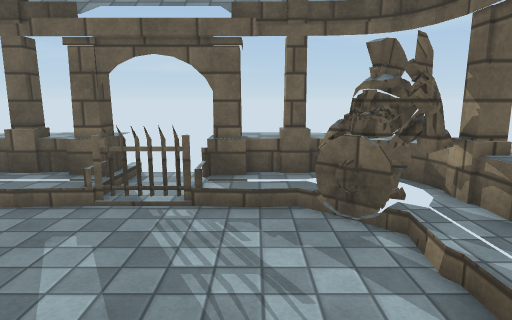
[1] (above)

12 first-person views from a walk through a Unity game level. The camera is 1.4 m above the floor, tilts 10° down and sees 75° across. The floor is counted in squares, 0.5 m on a side. Each view is taken from the middle of a square. On the plan, view 1 faces up. The plan holds only what a view shows up to about 20 squares ahead; the rest is blank. The place goes on beyond the plan. The player is left out. Surface patterns are stand-ins for the level's own textures.

[2]
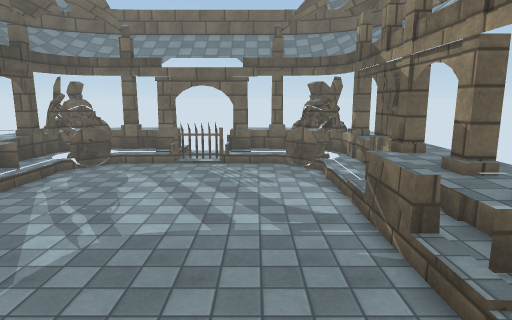

[3]
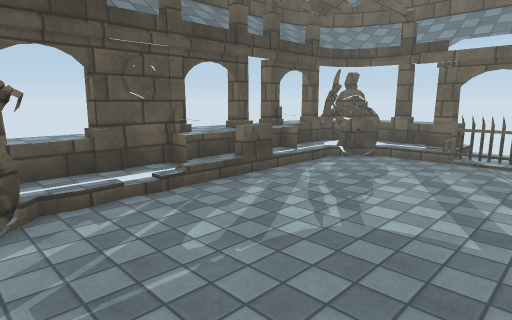

[4]
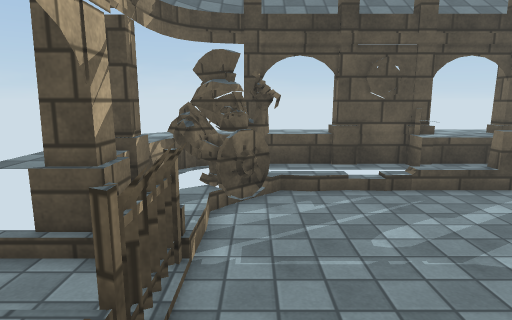

[5]
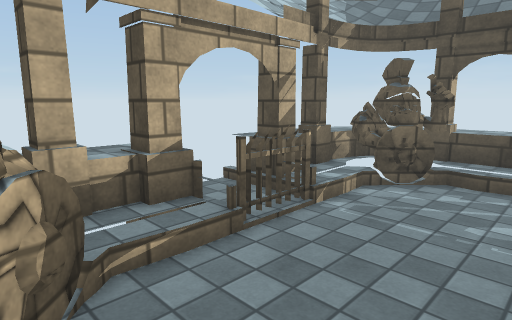

[6]
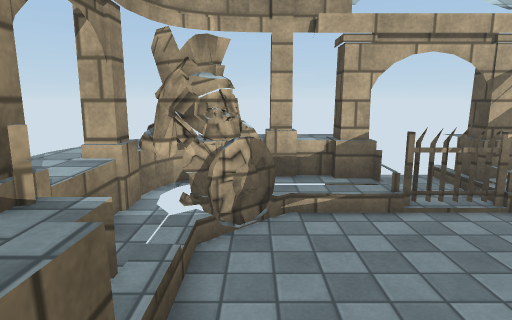

[7]
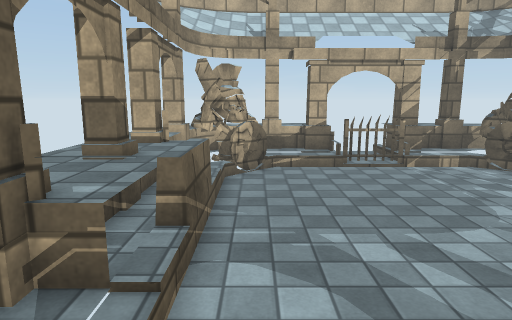

[8]
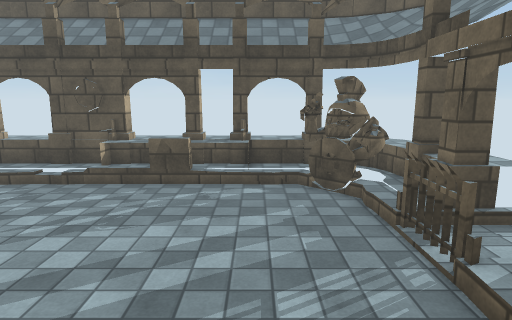

[9]
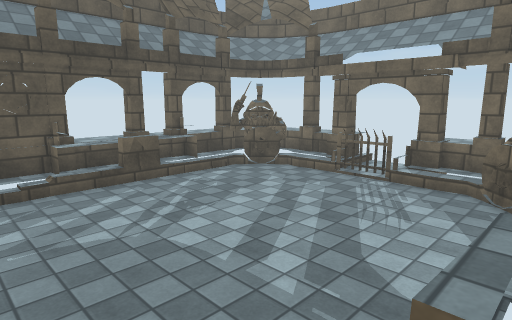

[10]
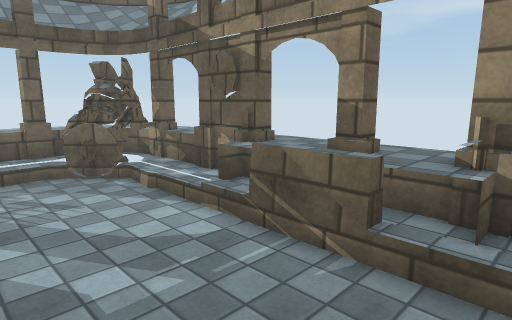

[11]
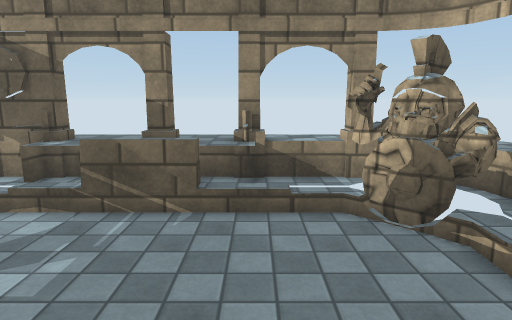

[12]
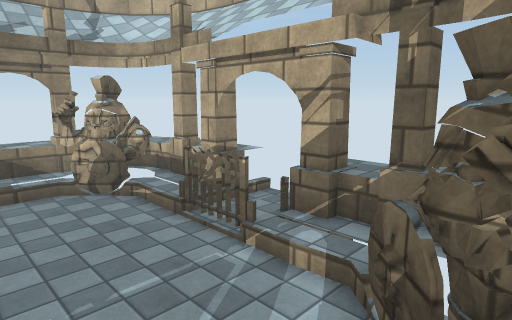

### Floor plan
Key: @ floor where view 1 was taken; # wall or solid block; x gap in a wall; . main floor; : floor 0.25 m higher than the main floor; / step, stairs or slope; = window, fence, low wall or low ledge; ^ raised ledge.
Columns run from 12 left of view 1 to 5 right of it. Each row starts with its distance up from view 1.
 10    #############
  9    ##:::=##::#=#
  8   ##=...  ....=##
  7  ###...........###
  6  #:............/:#
  5  #:............/:#
  4  #=............/:#
  3  # ............/:#
  2 ###=...........//#
  1  ^ =...........//#
  0  ^/.........@..=##
 -1 ##/............=##
 -2  #:............=##
 -3  #:............/=#
 -4  #:............/##
 -5  #:/.........../:#
 -6  ###...........###
 -7   ##=.........=##
 -8    #=///#x=///##
 -9    #=::/x.= ::=#
-10    #############

Positions as (right, up) in squares from view 1, and headings:
1: (0, 0), facing up
2: (0, -9), facing up
3: (0, -8), facing up-left
4: (1, -7), facing left
5: (3, -3), facing down-left
6: (2, 0), facing down
7: (2, 6), facing down
8: (4, 5), facing left
9: (4, -5), facing up-left
10: (-2, -5), facing up-right
11: (-5, -4), facing right
12: (-10, -3), facing down-right
